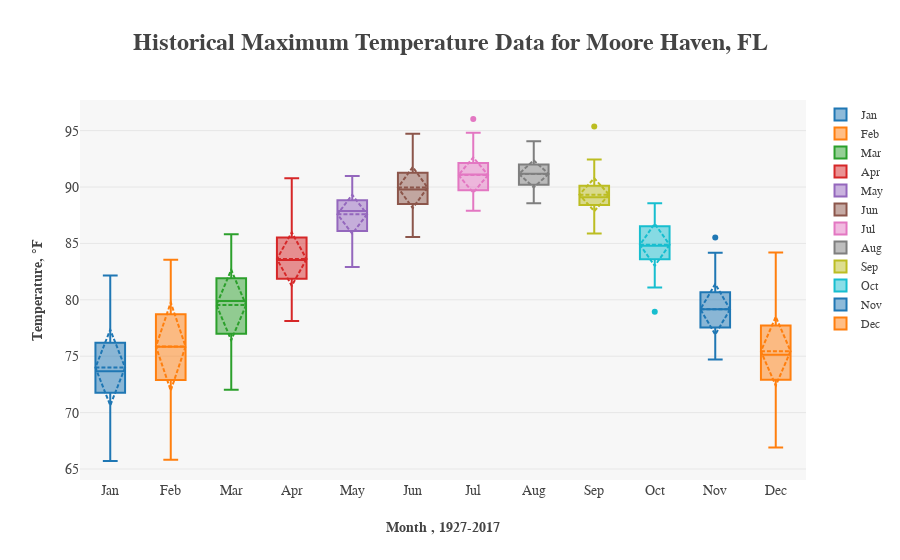

The notebook cell saved with this chart:
### Code cell
# Plot the historical weather Dataframe for Moore Haven, FL for some quick Exploratory
# Data Analysis (EDA)
# Generate an interactive plot using the plotly package
layout = go.Layout(
    plot_bgcolor="rgb(247,247,247)",
    legend=dict(font=dict(family="serif", size=12)),
    title="<b>Historical Maximum Temperature Data for Moore Haven, FL</b>",
    titlefont=dict(family="serif", size=24),
    yaxis=dict(title="<b>Temperature, {0}F</b>".format(u'\xb0'), 
               titlefont=dict(family="serif", size=14),
               tickfont=dict(family="serif", size=14)),
    xaxis=dict(title="<b>Month , 1927-2017</b>", titlefont=dict(family="serif", size=14), 
               tickfont=dict(family="serif", size=14))
)

trace1 = go.Box(
    y=df_fl_tmax[1],
    boxmean="sd",
    name="Jan"
)

trace2 = go.Box(
    y=df_fl_tmax[2],
    boxmean="sd",
    name="Feb"
)

trace3 = go.Box(
    y=df_fl_tmax[3],
    boxmean="sd",
    name="Mar"
)

trace4 = go.Box(
    y=df_fl_tmax[4],
    boxmean="sd",
    name="Apr"
)

trace5 = go.Box(
    y=df_fl_tmax[5],
    boxmean="sd",
    name="May"
)

trace6 = go.Box(
    y=df_fl_tmax[6],
    boxmean="sd",
    name="Jun"
)

trace7 = go.Box(
    y=df_fl_tmax[7],
    boxmean="sd",
    name="Jul"
)

trace8 = go.Box(
    y=df_fl_tmax[8],
    boxmean="sd",
    name="Aug"
)

trace9 = go.Box(
    y=df_fl_tmax[9],
    boxmean="sd",
    name="Sep"
)

trace10 = go.Box(
    y=df_fl_tmax[10],
    boxmean="sd",
    name="Oct"
)

trace11 = go.Box(
    y=df_fl_tmax[11],
    boxmean="sd",
    name="Nov"
)

trace12 = go.Box(
    y=df_fl_tmax[12],
    boxmean="sd",
    name="Dec"
)

fig = go.Figure(data=[trace1, trace2, trace3, trace4, trace5, trace6, \
                      trace7, trace8, trace9, trace10, trace11, trace12], layout=layout)
py.offline.iplot(fig)
